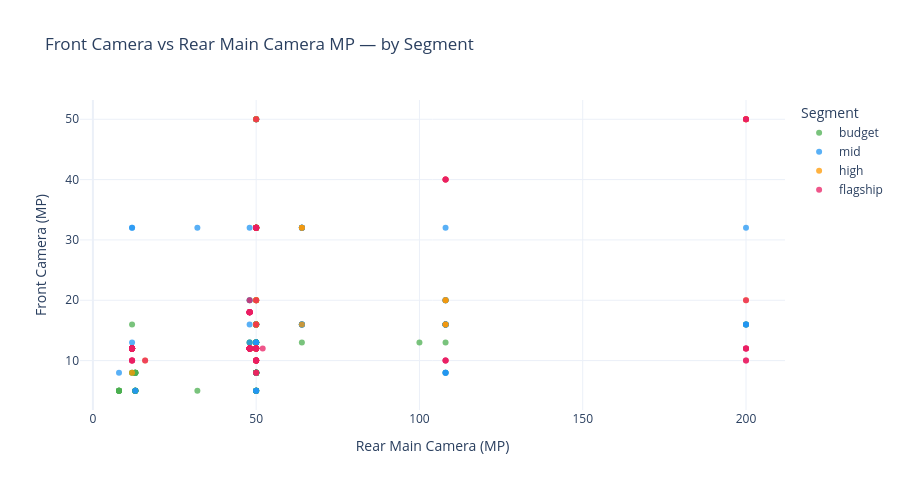

Notebook source saved alongside this figure:
### Code cell
# Plotly: scatter — relationship between front and rear MP
# Hover shows product name — useful to spot flagship outliers
fig = px.scatter(
    cam_df,
    x="rear_main_camera_mp",
    y="front_camera_mp",
    color="price_segment",
    category_orders={"price_segment": SEGMENT_ORDER},
    color_discrete_map=SEGMENT_COLORS,
    hover_data={"product_name": True, "brand": True, "rear_camera_count": True},
    title="Front Camera vs Rear Main Camera MP — by Segment",
    labels={
        "rear_main_camera_mp": "Rear Main Camera (MP)",
        "front_camera_mp"    : "Front Camera (MP)",
        "price_segment"      : "Segment",
    },
    opacity=0.75,
)
fig.update_layout(height=490)
fig.show()

### Figure 1 — Plotly figure (JSON) as saved in the notebook; plotly's stock layout.template omitted (floating-point values rounded to 4 significant figures; data arrays with more than 128 entries replaced by an {"elided": "..."} marker saying what was removed)
{"data": [{"customdata": {"elided": "101x3 mixed values"}, "hovertemplate": "Segment=budget<br>Rear Main Camera (MP)=%{x}<br>Front Camera (MP)=%{y}<br>product_name=%{customdata[0]}<br>brand=%{customdata[1]}<br>rear_camera_count=%{customdata[2]}<extra></extra>", "legendgroup": "budget", "marker": {"color": "#4CAF50", "opacity": 0.75, "symbol": "circle"}, "mode": "markers", "name": "budget", "orientation": "v", "showlegend": true, "type": "scatter", "x": [48, 13, 50, 200, 50, 50, 50, 50, 32, 50, 50, 50, 50, 50, 13, 64, 50, 50, 13, 50, 50, 8, 50, 50, 64, 13, 13, 50, 12, 50, 50, 13, 100, 108, 13, 8, 13, 108, 13, 50, 50, 50, 50, 50, 12, 50, 50, 50, 108, 48, 13, 50, 13, 50, 50, 13, 50, 50, 12, 50, 8, 50, 13, 108, 8, 50, 50, 50, 200, 50, 50, 50, 50, 50, 50, 13, 50, 50, 50, 50, 50, 8, 50, 50, 48, 50, 50, 13, 50, 50, 13, 50, 108, 8, 50, 50, 8, 50, 50, 50, 50], "xaxis": "x", "y": [13, 5, 16, 16, 32, 8, 13, 8, 5, 16, 8, 8, 8, 16, 5, 16, 13, 8, 5, 5, 8, 5, 13, 8, 13, 8, 5, 13, 16, 13, 8, 8, 13, 16, 5, 5, 5, 13, 5, 5, 16, 16, 5, 8, 8, 13, 8, 16, 20, 13, 8, 8, 5, 13, 8, 8, 8, 5, 8, 8, 5, 13, 8, 8, 5, 50, 5, 13, 16, 8, 13, 8, 5, 5, 16, 5, 8, 5, 8, 8, 13, 5, 50, 8, 20, 13, 8, 8, 8, 8, 8, 16, 16, 5, 16, 13, 5, 8, 8, 8, 13], "yaxis": "y"}, {"customdata": {"elided": "92x3 mixed values"}, "hovertemplate": "Segment=mid<br>Rear Main Camera (MP)=%{x}<br>Front Camera (MP)=%{y}<br>product_name=%{customdata[0]}<br>brand=%{customdata[1]}<br>rear_camera_count=%{customdata[2]}<extra></extra>", "legendgroup": "mid", "marker": {"color": "#2196F3", "opacity": 0.75, "symbol": "circle"}, "mode": "markers", "name": "mid", "orientation": "v", "showlegend": true, "type": "scatter", "x": [50, 50, 12, 108, 50, 12, 50, 64, 50, 8, 13, 50, 64, 50, 50, 50, 50, 108, 200, 50, 50, 48, 13, 50, 200, 50, 50, 12, 50, 12, 64, 50, 108, 12, 50, 50, 50, 64, 48, 50, 108, 64, 108, 50, 64, 50, 108, 50, 108, 50, 50, 108, 50, 50, 64, 32, 64, 50, 200, 48, 50, 200, 50, 50, 64, 108, 50, 50, 50, 64, 108, 50, 50, 108, 108, 108, 50, 50, 108, 50, 50, 64, 12, 48, 50, 50, 108, 108, 50, 50, 50, 50], "xaxis": "x", "y": [8, 12, 32, 16, 13, 12, 5, 32, 32, 8, 5, 32, 16, 16, 16, 20, 32, 32, 16, 16, 13, 16, 5, 5, 16, 16, 32, 12, 16, 13, 16, 16, 8, 12, 8, 32, 16, 16, 20, 12, 16, 32, 16, 32, 32, 16, 20, 16, 20, 32, 32, 16, 16, 32, 16, 32, 32, 16, 32, 32, 50, 16, 8, 50, 32, 16, 32, 32, 12, 16, 16, 20, 16, 16, 16, 8, 8, 13, 20, 5, 16, 32, 32, 13, 50, 32, 8, 16, 32, 50, 16, 13], "yaxis": "y"}, {"customdata": {"elided": "74x3 mixed values"}, "hovertemplate": "Segment=high<br>Rear Main Camera (MP)=%{x}<br>Front Camera (MP)=%{y}<br>product_name=%{customdata[0]}<br>brand=%{customdata[1]}<br>rear_camera_count=%{customdata[2]}<extra></extra>", "legendgroup": "high", "marker": {"color": "#FF9800", "opacity": 0.75, "symbol": "circle"}, "mode": "markers", "name": "high", "orientation": "v", "showlegend": true, "type": "scatter", "x": [50, 50, 50, 50, 48, 16, 12, 50, 50, 50, 48, 200, 50, 50, 50, 50, 108, 108, 50, 50, 50, 50, 12, 12, 50, 64, 200, 12, 12, 50, 50, 50, 64, 50, 50, 12, 50, 50, 50, 50, 108, 108, 50, 50, 50, 50, 48, 50, 12, 48, 50, 50, 48, 50, 108, 200, 50, 12, 50, 50, 12, 12, 12, 50, 50, 50, 12, 50, 50, 50, 50, 200, 64, 50], "xaxis": "x", "y": [12, 32, 16, 12, 12, 10, 12, 8, 32, 32, 12, 20, 32, 10, 12, 32, 16, 16, 16, 12, 32, 32, 12, 12, 20, 32, 50, 12, 8, 20, 10, 10, 16, 20, 50, 12, 50, 12, 32, 12, 20, 20, 12, 10, 12, 12, 12, 32, 12, 12, 32, 50, 12, 10, 40, 50, 32, 12, 12, 16, 12, 12, 12, 12, 20, 16, 12, 16, 12, 32, 32, 50, 32, 12], "yaxis": "y"}, {"customdata": {"elided": "111x3 mixed values"}, "hovertemplate": "Segment=flagship<br>Rear Main Camera (MP)=%{x}<br>Front Camera (MP)=%{y}<br>product_name=%{customdata[0]}<br>brand=%{customdata[1]}<br>rear_camera_count=%{customdata[2]}<extra></extra>", "legendgroup": "flagship", "marker": {"color": "#E91E63", "opacity": 0.75, "symbol": "circle"}, "mode": "markers", "name": "flagship", "orientation": "v", "showlegend": true, "type": "scatter", "x": [12, 50, 12, 108, 12, 50, 12, 48, 48, 48, 50, 48, 12, 12, 108, 12, 16, 48, 50, 48, 48, 48, 48, 48, 50, 12, 50, 50, 48, 200, 48, 48, 200, 12, 48, 108, 48, 12, 48, 50, 48, 48, 48, 200, 12, 48, 50, 50, 50, 12, 48, 50, 12, 48, 50, 48, 48, 48, 50, 108, 48, 200, 108, 12, 48, 48, 48, 12, 48, 50, 48, 200, 200, 50, 50, 48, 12, 48, 200, 50, 50, 48, 12, 48, 12, 12, 50, 50, 50, 200, 50, 48, 48, 12, 12, 12, 200, 52, 48, 48, 50, 48, 12, 108, 48, 48, 50, 200, 50, 12, 50], "xaxis": "x", "y": [10, 8, 12, 40, 12, 10, 10, 12, 12, 12, 12, 18, 12, 12, 10, 12, 10, 18, 12, 12, 12, 12, 18, 12, 12, 12, 16, 10, 12, 12, 12, 12, 12, 12, 12, 40, 12, 12, 12, 10, 12, 18, 12, 20, 12, 18, 10, 32, 12, 12, 18, 32, 12, 18, 10, 12, 12, 18, 10, 10, 20, 50, 40, 12, 12, 12, 12, 10, 18, 12, 12, 10, 50, 8, 50, 12, 12, 12, 12, 32, 12, 12, 12, 12, 12, 12, 32, 12, 32, 12, 20, 18, 12, 12, 10, 12, 50, 12, 12, 12, 32, 18, 12, 10, 12, 18, 12, 10, 10, 12, 10], "yaxis": "y"}], "layout": {"height": 490, "legend": {"title": {"text": "Segment"}, "tracegroupgap": 0}, "title": {"text": "Front Camera vs Rear Main Camera MP — by Segment"}, "xaxis": {"anchor": "y", "domain": [0, 1], "title": {"text": "Rear Main Camera (MP)"}}, "yaxis": {"anchor": "x", "domain": [0, 1], "title": {"text": "Front Camera (MP)"}}}}
